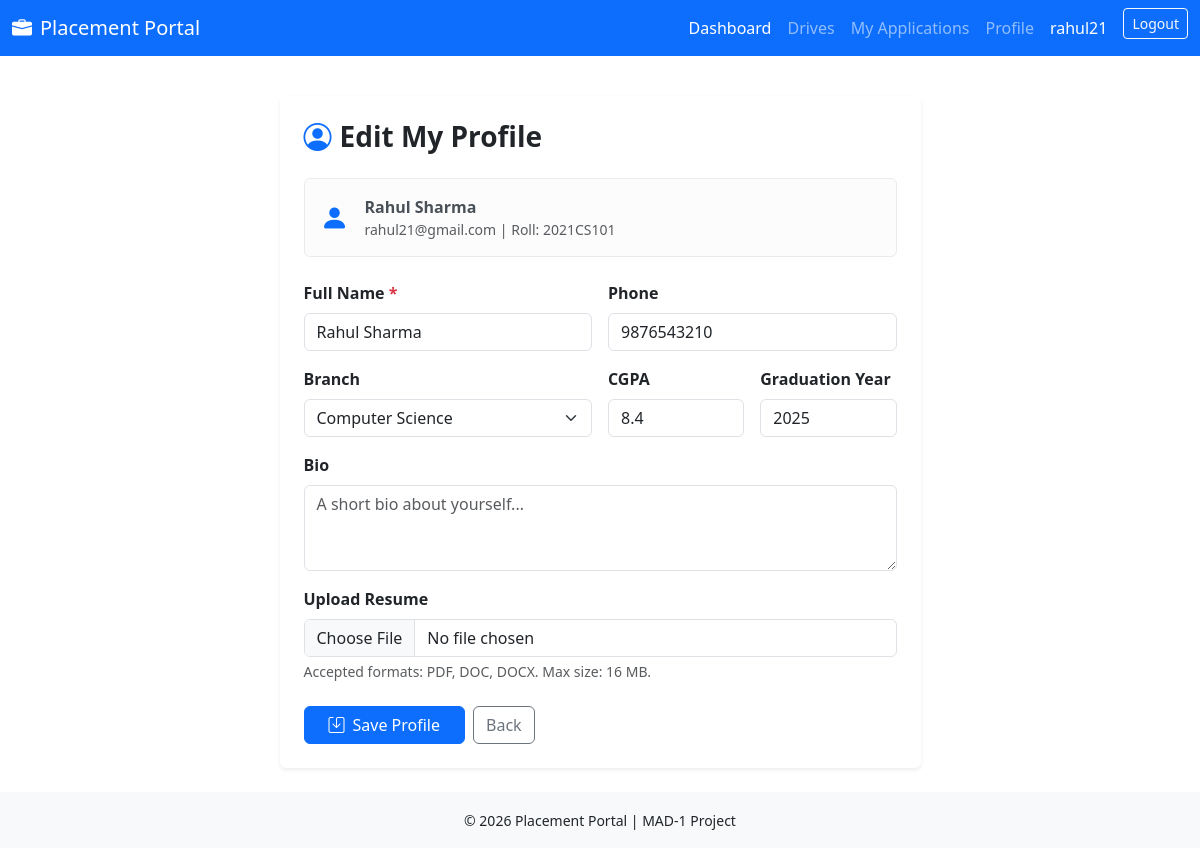
The app's page /student/profile (signed in) with its own data.
### app/models.py (models this page shows, shortened)
class User(db.Model, UserMixin):
    __tablename__ = 'users'
    id = db.Column(db.Integer, primary_key=True)
    username = db.Column(db.String(50), unique=True,nullable=False)
    email = db.Column(db.String(120), unique=True,nullable=False)
    password = db.Column(db.String(200),nullable=False)
    role = db.Column(db.String(20),nullable=False)
    active= db.Column(db.Boolean,default=True)
    is_blacklisted=db.Column(db.Boolean,default=False)
    created_at= db.Column(db.DateTime, default=datetime.utcnow)
    student_profile= db.relationship('Student' , backref='user', uselist= False, cascade='all,delete-orphan')
    company_profile= db.relationship('Company' , backref='user', uselist= False, cascade='all,delete-orphan')
    @property
    def is_active(self):
        return self.active and not self.is_blacklisted

class Student(db.Model):
    __tablename__='students'
    id             = db.Column(db.Integer, primary_key=True)
    user_id        = db.Column(db.Integer,db.ForeignKey('users.id'),nullable=False,unique=True)
    name           = db.Column(db.String(100), nullable=False)
    roll_number    =db.Column(db.String(50),unique=True,nullable=False)
    branch         = db.Column(db.String(100),nullable=False)
    cgpa            =db.Column(db.Float,default=0.0)
    phone           = db.Column(db.String(20),unique=True)
    graduation_year = db.Column(db.Integer)
    resume_filename = db.Column(db.String(200))
    bio             = db.Column(db.Text)
    created_at      = db.Column(db.DateTime, default=datetime.utcnow)
    __table_args__ = (
    CheckConstraint('cgpa >= 0 AND cgpa <= 10', name='check_cgpa_range'),
    )
    applications = db.relationship('Application', backref='student',lazy=True,cascade='all,delete-orphan')

### app/routes/student.py (the view, shortened to what this page needs)
@student_bp.route('/profile', methods=['GET', 'POST'])
@login_required
@student_required
def profile():
    student = current_user.student_profile
    return render_template('student/profile.html', student=student)

### app/models.py (called while the page is built)
@login_manager.user_loader
def load_user(user_id):
    return User.query.get(int(user_id))

### app/routes/student.py (called while the page is built)
def student_required(f):
    @wraps(f)
    def decorated_function(*args, **kwargs):
        if not current_user.is_authenticated or current_user.role != 'student':
            flash('Student access required.')
            return redirect(url_for('auth.login'))
        return f(*args, **kwargs)
    return decorated_function

### app/templates/student/profile.html (shortened to what this page needs)
{% extends 'base.html' %}
{% block content %}
<div class="row justify-content-center">
    <div class="col-md-7">
        <div class="card shadow-sm border-0">
            <div class="card-body p-4">
                <h3 class="fw-bold mb-4">
                    <i class="bi bi-person-circle me-2 text-primary"></i>Edit My Profile
                </h3>
                <div class="alert alert-light d-flex align-items-center gap-3 mb-4">
                    <i class="bi bi-person-fill fs-3 text-primary"></i>
                    <div>
                        <strong>{{ student.name }}</strong>
                        <div class="text-muted small">{{ student.user.email }} | Roll: {{ student.roll_number }}</div>
                    </div>
                </div>
                <form method="POST" action="{{ url_for('student.profile') }}" enctype="multipart/form-data">
                    <div class="row g-3">
                        <div class="col-md-6">
                            <label class="form-label fw-semibold">Full Name <span class="text-danger">*</span></label>
                            <input type="text" name="name" class="form-control" required
                                   value="{{ student.name }}">
                        </div>
                        <div class="col-md-6">
                            <label class="form-label fw-semibold">Phone</label>
                            <input type="tel" name="phone" class="form-control"
                                   value="{{ student.phone or '' }}">
                        </div>
                        <div class="col-md-6">
                            <label class="form-label fw-semibold">Branch</label>
                            <select name="branch" class="form-select">
                                {% for br in ['Computer Science', 'Information Technology', 'Electronics & Communication', 'Electrical Engineering', 'Mechanical Engineering', 'Civil Engineering', 'Chemical Engineering', 'Other'] %}
                                <option {% if student.branch == br %}selected{% endif %}>{{ br }}</option>
                                {% endfor %}
                            </select>
                        </div>
                        <div class="col-md-3">
                            <label class="form-label fw-semibold">CGPA</label>
                            <input type="number" name="cgpa" class="form-control"
                                   value="{{ student.cgpa }}" min="0" max="10" step="0.01">
                        </div>
                        <div class="col-md-3">
                            <label class="form-label fw-semibold">Graduation Year</label>
                            <input type="number" name="graduation_year" class="form-control"
                                   value="{{ student.graduation_year or '' }}" min="2020" max="2035">
                        </div>
                        <div class="col-12">
                            <label class="form-label fw-semibold">Bio</label>
                            <textarea name="bio" class="form-control" rows="3"
                                      placeholder="A short bio about yourself...">{{ student.bio or '' }}</textarea>
                        </div>
                        <div class="col-12">
                            <label class="form-label fw-semibold">Upload Resume</label>
                            <input type="file" name="resume" class="form-control" accept=".pdf,.doc,.docx">
                            <div class="form-text">Accepted formats: PDF, DOC, DOCX. Max size: 16 MB.</div>
                        </div>
                    </div>
                    <div class="d-flex gap-2 mt-4">
                        <button type="submit" class="btn btn-primary px-4">
                            <i class="bi bi-save me-2"></i>Save Profile
                        </button>
                        <a href="{{ url_for('student.dashboard') }}" class="btn btn-outline-secondary">Back</a>
                    </div>
                </form>
            </div>
        </div>
    </div>
</div>
{% endblock %}

### app/templates/base.html (shortened to what this page needs)
<!DOCTYPE html>
<html lang="en">
<head>
    <link href="https://cdn.jsdelivr.net/npm/bootstrap@5.3.0/dist/css/bootstrap.min.css" rel="stylesheet">
    <link href="https://cdn.jsdelivr.net/npm/bootstrap-icons@1.11.3/font/bootstrap-icons.css" rel="stylesheet">
</head>
<body>
<nav class="navbar navbar-dark bg-primary">
    <div class="container-fluid">
        <a class="navbar-brand d-flex align-items-center" href="{{ url_for('auth.index') }}">
            <i class="bi bi-briefcase-fill me-2"></i>
            Placement Portal
        </a>
        <div>
            <ul class="navbar-nav flex-row gap-3">
                {% if current_user.is_authenticated %}
                    {% if current_user.role == 'admin' %}
                        <li class="nav-item">
                            <a class="nav-link text-white" href="{{ url_for('admin.dashboard') }}">Dashboard</a>
                        </li>
                        <li class="nav-item">
                            <a class="nav-link" href="{{ url_for('admin.companies') }}">Companies</a>
                        </li>
                        <li class="nav-item">
                            <a class="nav-link" href="{{ url_for('admin.students') }}">Students</a>
                        </li>
                        <li class="nav-item">
                            <a class="nav-link" href="{{ url_for('admin.drives') }}">Drives</a>
                        </li>
                        <li class="nav-item">
                            <a class="nav-link" href="{{ url_for('admin.applications') }}">Applications</a>
                        </li>
                    {% elif current_user.role == 'student' %}
                        <li class="nav-item">
                            <a class="nav-link text-white" href="{{ url_for('student.dashboard') }}">Dashboard</a>
                        </li>
                        <li class="nav-item">
                            <a class="nav-link" href="{{ url_for('student.drives') }}">Drives</a>
                        </li>
                        <li class="nav-item">
                            <a class="nav-link" href="{{ url_for('student.my_applications') }}">My Applications</a>
                        </li>
                        <li class="nav-item">
                            <a class="nav-link" href="{{ url_for('student.profile') }}">Profile</a>
                        </li>
                    {% endif %}
                    <li class="nav-item">
                        <span class="nav-link text-white">{{ current_user.username }}</span>
                    </li>
                    <li class="nav-item">
                        <a class="btn btn-outline-light btn-sm" href="{{ url_for('auth.logout') }}">Logout</a>
                    </li>
                {% endif %}
            </ul>
        </div>
    </div>
</nav>
<main class="container mt-4">
    {% block content %}
    {% endblock %}
</main>
<footer class="bg-light text-center py-3 mt-4">
    <small>© 2026 Placement Portal | MAD-1 Project</small>
</footer>
</body>
</html>

### app/templates/base.html (style rules this page uses)
body { min-height: 100vh; display: flex; flex-direction: column; }
main { flex: 1; }

### records on screen
User: username "rahul21", user.email "rahul21@gmail.com"
Student: name "Rahul Sharma", roll_number "2021CS101", phone "9876543210", branch "Computer Science", cgpa "8.4", graduation_year "2025"
